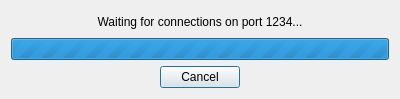
<?xml version="1.0" encoding="UTF-8"?>
<ui version="4.0">
 <class>StartupLoadingDialog</class>
 <widget class="QDialog" name="StartupLoadingDialog">
  <property name="geometry">
   <rect>
    <x>0</x>
    <y>0</y>
    <width>400</width>
    <height>99</height>
   </rect>
  </property>
  <property name="windowTitle">
   <string>Dialog</string>
  </property>
  <layout class="QVBoxLayout" name="verticalLayout">
   <item>
    <widget class="QLabel" name="label">
     <property name="text">
      <string>Waiting for connections on port 1234...</string>
     </property>
     <property name="alignment">
      <set>Qt::AlignCenter</set>
     </property>
    </widget>
   </item>
   <item>
    <widget class="QProgressBar" name="progressBar">
     <property name="minimum">
      <number>0</number>
     </property>
     <property name="maximum">
      <number>0</number>
     </property>
     <property name="value">
      <number>0</number>
     </property>
     <property name="textVisible">
      <bool>true</bool>
     </property>
    </widget>
   </item>
   <item>
    <widget class="QDialogButtonBox" name="buttonBox">
     <property name="orientation">
      <enum>Qt::Horizontal</enum>
     </property>
     <property name="standardButtons">
      <set>QDialogButtonBox::Cancel</set>
     </property>
     <property name="centerButtons">
      <bool>true</bool>
     </property>
    </widget>
   </item>
  </layout>
 </widget>
 <resources/>
 <connections>
  <connection>
   <sender>buttonBox</sender>
   <signal>rejected()</signal>
   <receiver>StartupLoadingDialog</receiver>
   <slot>reject()</slot>
   <hints>
    <hint type="sourcelabel">
     <x>205</x>
     <y>72</y>
    </hint>
    <hint type="destinationlabel">
     <x>117</x>
     <y>74</y>
    </hint>
   </hints>
  </connection>
 </connections>
</ui>
